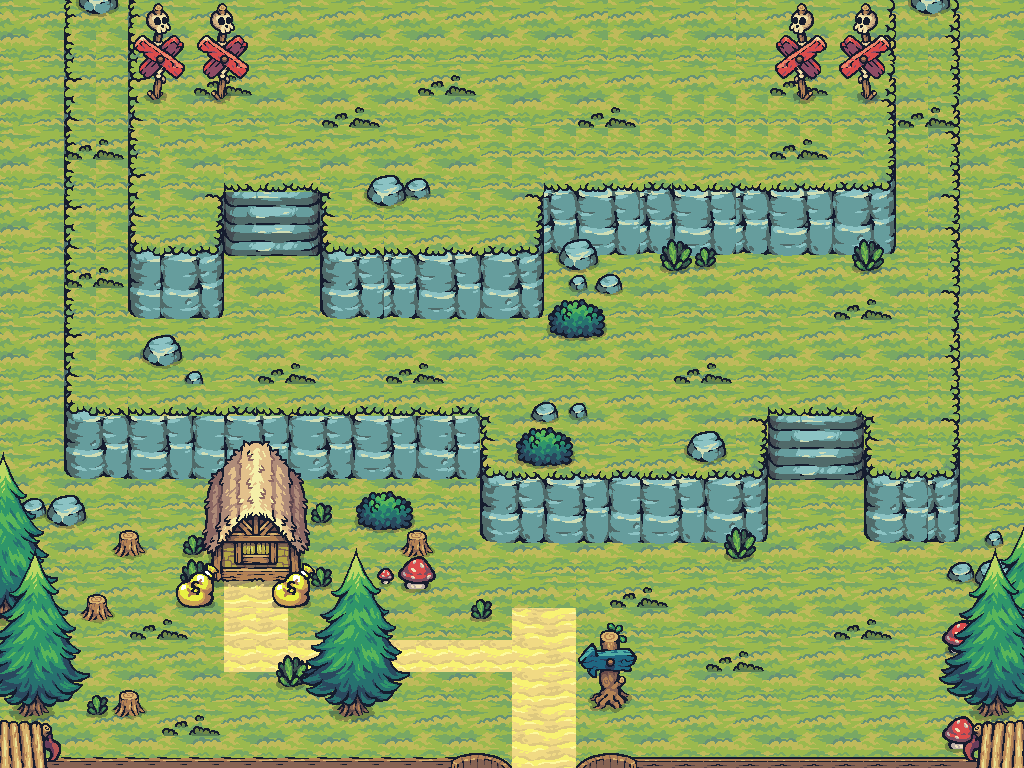

A 2D game scene composited from a Tiled map and its tileset images. What follows is a short description and the map's XML, with each tile layer's data collapsed to a summary:
An orthogonal 32x24 tile map with 32x32 px tiles, 13 tile layers (background1, background2, background3, background4, ...), 17 tilesets and 36 objects (3x Exits).

<map version="1.10" tiledversion="1.10.2" orientation="orthogonal" renderorder="right-down" width="32" height="24" tilewidth="32" tileheight="32" infinite="0" nextlayerid="22" nextobjectid="75">
 <properties>
  <property name="numberOfEnemies" type="int" value="0" />
 </properties>
 <tileset firstgid="1" source="groundTinySword.tsx" />
 <tileset firstgid="161" source="towerRedGoblin.tsx" />
 <tileset firstgid="353" source="castleConstruct.tsx" />
 <tileset firstgid="433" source="elevationTinySword.tsx" />
 <tileset firstgid="561" source="houseYellow.tsx" />
 <tileset firstgid="585" source="signArrow.tsx" />
 <tileset firstgid="593" source="rockLarge.tsx" />
 <tileset firstgid="597" source="rockMedium.tsx" />
 <tileset firstgid="601" source="treesTinySword.tsx" />
 <tileset firstgid="1033" source="bushLarge.tsx" />
 <tileset firstgid="1037" source="mushroomSmall.tsx" />
 <tileset firstgid="1041" source="mushroomBig.tsx" />
 <tileset firstgid="1045" source="rockSmall.tsx" />
 <tileset firstgid="1049" source="greengrassLarge.tsx" />
 <tileset firstgid="1053" source="signSkull.tsx" />
 <tileset firstgid="1061" source="greengrassSmall.tsx" />
 <tileset firstgid="1065" source="goldResource.tsx" />
 <group id="10" name="background">
  <layer id="1" name="background1" width="32" height="24">
   <data>[768 cells, 768 non-empty, 20 distinct tile ids]</data>
  </layer>
  <layer id="2" name="background2" width="32" height="24">
   <data>[768 cells, 257 non-empty, 74 distinct tile ids]</data>
  </layer>
  <layer id="3" name="background3" width="32" height="24">
   <data>[768 cells, 270 non-empty, 53 distinct tile ids]</data>
  </layer>
  <layer id="4" name="background4" width="32" height="24">
   <data>[768 cells, 48 non-empty, 20 distinct tile ids]</data>
  </layer>
  <layer id="19" name="background5" width="32" height="24">
   <data>[768 cells, 28 non-empty, 25 distinct tile ids]</data>
  </layer>
 </group>
 <group id="11" name="foreground">
  <layer id="20" name="3" width="32" height="24">
   <properties>
    <property name="z" type="int" value="3" />
   </properties>
   <data>[768 cells, 32 non-empty, 8 distinct tile ids]</data>
  </layer>
  <layer id="17" name="14" width="32" height="24">
   <properties>
    <property name="z" type="int" value="14" />
   </properties>
   <data>[768 cells, 4 non-empty, 4 distinct tile ids]</data>
  </layer>
  <layer id="16" name="16" width="32" height="24">
   <properties>
    <property name="z" type="int" value="16" />
   </properties>
   <data>[768 cells, 4 non-empty, 4 distinct tile ids]</data>
  </layer>
  <layer id="18" name="10" width="32" height="24">
   <properties>
    <property name="z" type="int" value="10" />
   </properties>
   <data>[768 cells, 4 non-empty, 4 distinct tile ids]</data>
  </layer>
  <layer id="14" name="17" width="32" height="24">
   <properties>
    <property name="z" type="int" value="17" />
   </properties>
   <data>[768 cells, 32 non-empty, 28 distinct tile ids]</data>
  </layer>
  <layer id="21" name="18" width="32" height="24">
   <properties>
    <property name="z" type="int" value="18" />
   </properties>
   <data>[768 cells, 8 non-empty, 4 distinct tile ids]</data>
  </layer>
  <layer id="15" name="19" width="32" height="24">
   <properties>
    <property name="z" type="int" value="19" />
   </properties>
   <data>[768 cells, 4 non-empty, 4 distinct tile ids]</data>
  </layer>
  <layer id="13" name="22" width="32" height="24">
   <properties>
    <property name="z" type="int" value="22" />
   </properties>
   <data>[768 cells, 72 non-empty, 60 distinct tile ids]</data>
  </layer>
 </group>
 <group id="12" name="objects">
  <objectgroup id="8" name="obj">
   <object id="35" x="64" y="416" width="416" height="64" />
   <object id="36" x="480" y="480" width="288" height="64" />
   <object id="38" x="864" y="480" width="160" height="64" />
   <object id="39" x="960" y="544" width="64" height="64" />
   <object id="40" x="128" y="256" width="96" height="64" />
   <object id="41" x="121" y="0" width="19" height="288" />
   <object id="42" x="320" y="256" width="224" height="64" />
   <object id="43" x="544" y="192" width="352" height="64" />
   <object id="44" x="896" y="0" width="64" height="32" />
   <object id="45" x="0" y="480" width="96" height="32" />
   <object id="46" x="0" y="512" width="32" height="256" />
   <object id="47" x="32" y="752" width="480" height="16" />
   <object id="48" x="576" y="751" width="448" height="17" />
   <object id="49" x="1008" y="608" width="16" height="147" />
   <object id="50" x="952" y="0" width="22" height="480" />
   <object id="51" x="889" y="32" width="11" height="224" />
   <object id="54" x="320" y="192" width="11" height="71" />
   <object id="55" x="211" y="192" width="13" height="72" />
   <object id="57" x="32" y="0" width="32" height="448" />
   <object id="58" x="64" y="0" width="64" height="32" />
   <object id="59" x="145" y="339.5" width="35.5" height="24.5" />
   <object id="61" x="48" y="496.5" width="35.5" height="24.5" />
   <object id="62" x="688" y="433.5" width="35.5" height="24.5" />
   <object id="63" x="561" y="243.5" width="35.5" height="24.5" />
   <object id="64" x="368" y="179.5" width="35.5" height="24.5" />
   <object id="65" x="336" y="698" width="30" height="19" />
   <object id="67" x="992" y="608" width="32" height="160" />
   <object id="68" x="212.667" y="511.333" width="22" height="66.6667" />
   <object id="69" x="274" y="514.333" width="26.6667" height="64.3333" />
   <object id="71" x="224.5" y="511" width="60.5" height="15" />
   <object id="72" x="755" y="416" width="13" height="71" />
   <object id="73" x="864" y="416" width="12" height="72" />
   <object id="74" x="597" y="691" width="25" height="15" />
  </objectgroup>
  <objectgroup id="9" name="exits">
   <object id="1" name="exitSouth" type="Exits" x="507.219" y="754.224" width="72.5159" height="15.1248">
    <properties>
     <property name="connectToMap" value="maps/map03.tmx" />
     <property name="x" type="float" value="515" />
     <property name="y" type="float" value="50" />
    </properties>
   </object>
   <object id="21" name="exitNorth" type="Exits" x="133.098" y="1.00832" width="757.249" height="18.1498">
    <properties>
     <property name="connectToMap" value="maps/map05.tmx" />
     <property name="x" type="float" value="525" />
     <property name="y" type="float" value="716" />
    </properties>
   </object>
   <object id="33" name="exitToShop" type="Exits" x="232.614" y="545.501" width="44.9829" height="33.2746">
    <properties>
     <property name="connectToMap" value="maps/mapShop.tmx" />
     <property name="x" type="float" value="512" />
     <property name="y" type="float" value="718" />
    </properties>
   </object>
  </objectgroup>
 </group>
</map>
